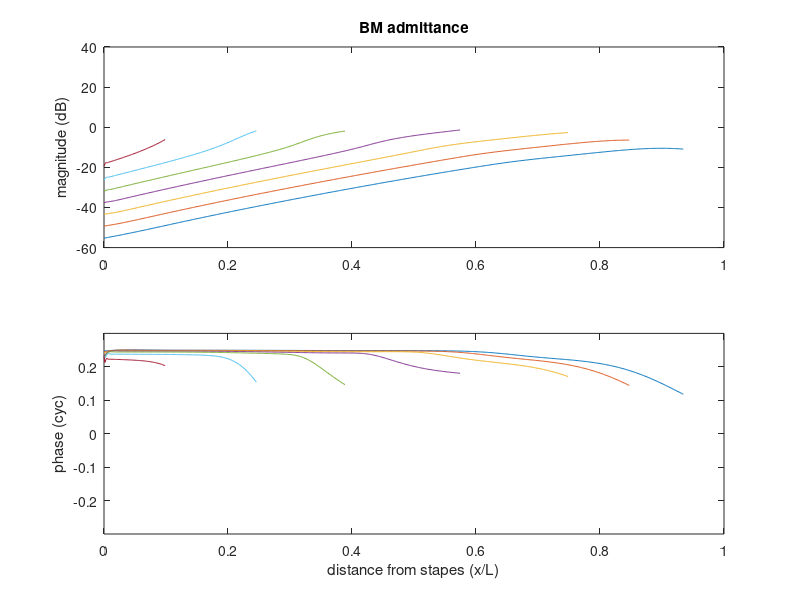
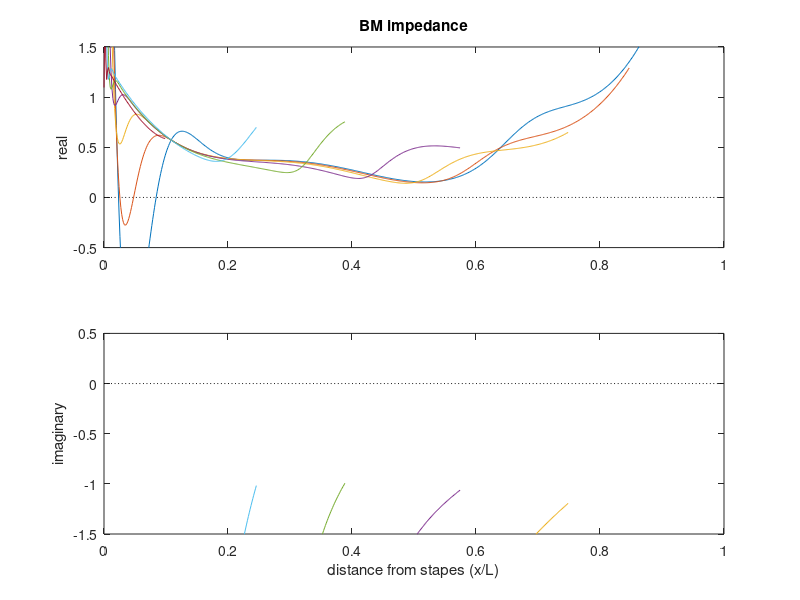
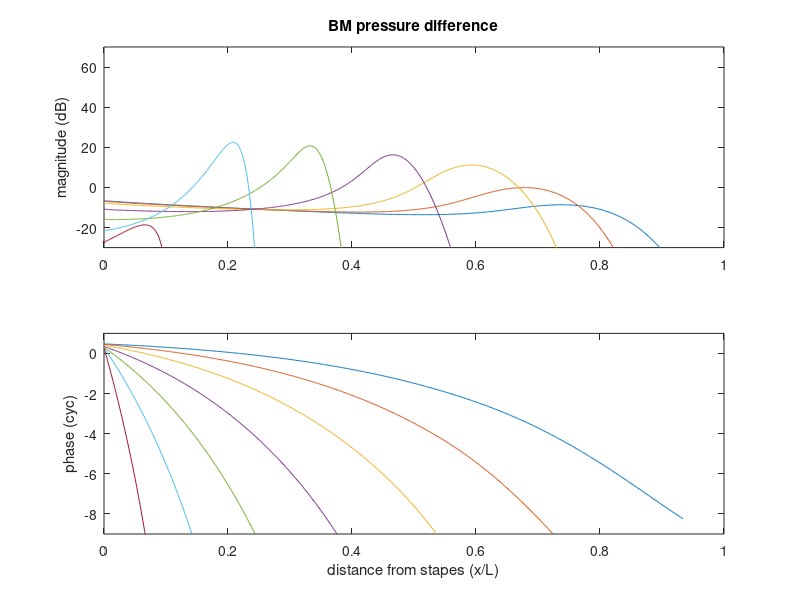
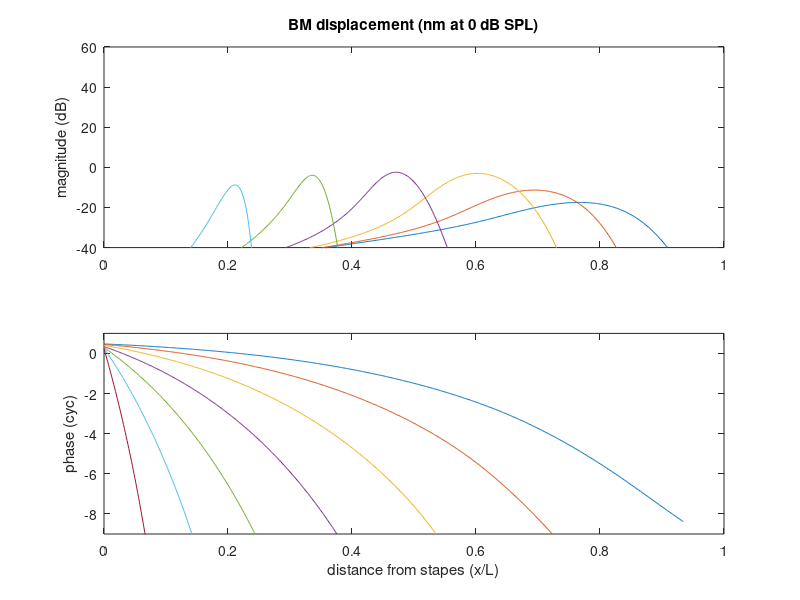

Write MATLAB code to recreate these figures, in order. (Note: this script raises an error after producing the figures.)
% fdm23 - multi-chamber frequency-domain model of cochlea
function fdm23
nch=3;                    % number of channels
pa=modpar23(nch);         % fetch model parameters
flst1=500*2.^(-1:5);      % frequency list 1
flst2=500*2.^(-2:0.1:5);  % frequency list 2
[xpk,mpk,ppk]=pk_tgt(flst1);
report_err(pa,flst1,xpk,mpk,ppk);
[xx,Yb,Pd,Db,Dh]=fdmod23(pa,flst1);
% plot excitation patterns
fdm_plt(flst1,xx,Yb,Pd,Db,Dh,pa.hbt,xpk,mpk,ppk,nch);
% plot tuning curves
[xx,~,~,Db,Dh,Zc,Gf]=fdmod23(pa,flst2);
Ze=midear_imp(pa,flst2,Zc);
midear_plt(8,flst2,Zc,Gf,Ze);
dtc_plt( 9,xx,flst1,flst2,Db,pa,xpk,mpk,ppk,nch,'bm');
dtc_plt(10,xx,flst1,flst2,Dh,pa,xpk,mpk,nch,ppk,'hb');
end

%------------------------------------------------

function fdm_plt(flst,xx,Yp,Pd,Db,Dh,hbt,xpk,mpk,ppk,m)
if (m<1) return; end
Zp=1./Yp;
Hh=Dh./Db;
if (m<3)
    mpxplt(1,xx,Yp,[-100    0],[ -0.3  0.5],'BM admittance');
    rixplt(2,xx,Zp,[-200  200],[-200   200],'BM impedance');
    mpxplt(3,xx,Pd,[ -50   50],[-9     1  ],'BM pressure difference');
    mpxplt(4,xx,Db,[-100    0],[-9     1  ],'BM displacement (nm at 0 dB SPL)');
    mpxplt(5,xx,Dh,[-100    0],[-9     1  ],'HB displacement (nm at 0 dB SPL)');
    mpxplt(6,xx,Hh,[ -35   15],[-0.3   0.3],'HB/BM filter (dB)');
    excpat(7,xx,Dh,[-100    0],[-9     1  ],'excitation pattern',hbt,flst,xpk,mpk,ppk);
else
    mpxplt(1,xx,Yp,[ -60   40],[ -0.3  0.3],'BM admittance');
    rixplt(2,xx,Zp,[-0.5  1.5],[-1.5   0.5],'BM impedance');
    mpxplt(3,xx,Pd,[ -30   70],[-9     1  ],'BM pressure difference');
    mpxplt(4,xx,Db,[ -40   60],[-9     1  ],'BM displacement (nm at 0 dB SPL)');
    mpxplt(5,xx,Dh,[ -40   60],[-9     1  ],'HB displacement (nm at 0 dB SPL)');
    mpxplt(6,xx,Hh,[ -35   15],[-0.5   1  ],'HB/BM filter (dB)');
    excpat(7,xx,Dh,[-100    0],[-9     1  ],'excitation pattern',hbt,flst,xpk,mpk,ppk);
end
drawnow
end

function mpxplt(fig,xx,yy,dblim,phlim,lab)
mg=20*log10(abs(yy));
ph=angle(yy);
[nx,nf]=size(yy);
for k=1:nf
    phk=unwrap(ph(:,k))/(2*pi);
    phr=max(phk)-min(phk);
    if (phr<1.01)
        phc=round((max(phk)+min(phk))/2);
        phk=phk-phc;
    end
    ph(:,k)=phk;
end
ph=ph-repmat(round(ph(2,:)),nx,1);
figure(fig);clf;
subplot(211)
plot(xx,mg)
axis([0 1 dblim])
title(lab)
ylabel('magnitude (dB)');
subplot(212)
plot(xx,ph)
axis([0 1 phlim]);
xlabel('distance from stapes (x/L)');
ylabel('phase (cyc)');
return
end

function rixplt(fig,xx,yy,rlim,ilim,lab)
z=zeros(size(xx));
rp=real(yy);
ip=imag(yy);
ip(isnan(rp))=nan;
figure(fig);clf;
subplot(211)
set(gca,'ColorOrderIndex',1);
plot(xx,z,':k',xx,rp)
axis([0 1 rlim])
title(lab)
ylabel('real');
subplot(212)
set(gca,'ColorOrderIndex',1);
plot(xx,z,':k',xx,ip)
axis([0 1 ilim]);
xlabel('distance from stapes (x/L)');
ylabel('imaginary');
return
end

function excpat(fig,xx,Dh,dblim,phlim,lab,hbt,~,xpk,mpk,ppk)
tpi=2*pi;
[nx,nf]=size(Dh);
db1=20*log10(abs(Dh))-hbt;
ph1=unwrap(angle(Dh))/tpi;
ph1(db1>120)=nan;
ph1=ph1-repmat(round(ph1(2,:)),nx,1);
% find peaks
kk=1:(nx-1);
hbxpk=zeros(1,nf);
hbmpk=zeros(1,nf);
hbppk=zeros(1,nf);
for k=1:length(xpk)
    [~,ix]=max(db1(kk,k));
    hbxpk(k)=(ix-1)/(nx-1);
    hbmpk(k)=db1(ix,k);
    hbppk(k)=ph1(ix,k);
end
% plot
figure(fig);clf;
subplot(211);
plot(xx,db1,xpk,mpk,'o',hbxpk,hbmpk,'k.')
ax=gca;ax.ColorOrderIndex=1;
axis([0 1 dblim])
ylabel('magnitude (dB)')
title(lab);
subplot(212)
ppk(7)=nan;
plot(xx,ph1,xpk,ppk,'o',hbxpk,hbppk,'k.')
axis([0 1 phlim])
xlabel('x/L')
ylabel('phase (cyc)')
write_data('moh24px.txt',[xpk' mpk' ppk']);
write_data('moh24ep.txt',[xx db1 ph1]);
end

%------------------------------------------------

function dtc_plt(fig,xx,flst1,flst2,Dh,pa,xpk,mpk,ppk,m,loc)
if (m<1) return; end
lab='displacement tuning curve';
tuncrv(fig,xx,flst1,flst2,Dh,[-100 20],[-9 1],lab,loc,pa,xpk,mpk,ppk);
end

function tuncrv(fig,xx,flst1,flst2,Dh,dblim,phlim,lab,loc,pa,xpk,mpk,ppk)
hbt=pa.hbt;
lab1=sprintf('nch=%d',pa.m);
lab2=pa.parlab;
flim=[0.2 20];
tpi=2*pi;
fk1=flst1/1000;
fk2=flst2/1000;
nx=length(xx);
ii=round(1+xpk*(nx-1));
nn=length(ii);
db1=20*log10(abs(Dh))-hbt;
ph1=unwrap(angle(Dh))/tpi;
ph1(db1>120)=nan;
ph1=ph1-repmat(round(ph1(2,:)),nx,1);
db2=db1(ii,:);
ph2=ph1(ii,:);
dbpk=ones(1,nn);
phpk=ones(1,nn);
fkpk=ones(1,nn);
for k=1:nn
    [~,kk]=max(db2(k,:));
    dbpk(k)=db2(k,kk);
    phpk(k)=ph2(k,kk);
    fkpk(k)=fk2(kk);
end
figure(fig);clf;
subplot(2,1,1);
semilogx(fk2,db2,fk1,mpk,'ro',fkpk,dbpk,'b.')
ax=gca;ax.ColorOrderIndex=1;
axis([flim dblim])
ylim(dblim)
ylabel('magnitude (dB)')
title([loc ' ' lab]);
text(10,0,lab2)
subplot(2,1,2)
ppk(7)=nan;
semilogx(fk2,ph2,fk1,ppk,'ro',fkpk,phpk,'b.')
axis([flim phlim])
ylim(phlim)
xlabel('frequency')
ylabel('phase (cyc)')
text(0.3,-20,lab1)
drawnow
fn1=sprintf('moh24%spf.txt',loc);
fn2=sprintf('moh24%stc.txt',loc);
write_data(fn1,[fk1' mpk' ppk' fkpk' dbpk' phpk']);
write_data(fn2,[fk2' db2' ph2']);
end

function midear_plt(fig,f,Zc,Gf,Ze)
if (fig==0) return; end
% Ze - middle-ear impedance (Hajicek 2024, ARO)
% Gf - middle-ear forward gain (Puria 2003, JASA)
% Zc - cochlea input impedance (Puria 2003, JASA)
ef=[0.1 0.2 0.5 1 2 5 10];                      % (kHz)
emZe=10^7*[22.8 13.3 6.5 4.8 4.1 4.0 4.9];      % (mks ohm)
emZc=1e9*[8.36 6.28 9.936 10.7 15.7 22.6 19.8]; % (mks ohm)
emGf=[-5.63 -2.77 11.0 16.6 11.7 0.25 -10.7];   % (dB)
%
fk=f/1000;
Zc=Zc*10^5;       % convert ftom cgs to mks
Ze=Ze*10^5;       % convert ftom cgs to mks
if (nargout<1)
    % plot
    figure(fig);clf
    subplot(2,2,1)
    loglog(fk,abs(Ze),ef,emZe);
    xlim([0.1 20])
    ylabel('Ze (mks ohm)')
    title('middle-ear impedance')
    subplot(2,2,2)
    loglog(fk,abs(Zc),ef,emZc);
    xlim([0.1 20])
    ylim([10^9 10^11])
    ylabel('Zc (mks ohm)')
    title('cochlea impedance')
    subplot(2,2,3)
    dbGf=20*log10(abs(Gf));
    semilogx(fk,dbGf,ef,emGf);
    xlim([0.1 20])
    ylim([-40 40])
    xlabel('frequency (Hz)')
    ylabel('Ps / Pe (dB)')
    title('middle-ear gain')
    drawnow
end
end

function Ze=midear_imp(pa,f,Zc)
s=2i*pi*f;
ast=pa.ast;
ama=pa.ama;
aed=pa.aed;
gme=pa.gme;
Zma=s*pa.mma+pa.rma+pa.kma./s;
Zim=pa.rim+pa.kim./s;
Zst=s*pa.mst+pa.rst+pa.kst./s;
Zed=s*pa.med+pa.red+pa.ked./s;
Zii=1./(1./Zim+1./(Zst+ast*Zc));
Zmi=Zma+gme*Zii;
Ze=1./(1./(ama*Zmi)+1./(aed*Zed));
end

%------------------------------------------------

function [xpk,mpk,ppk]=pk_tgt(flst)
xpk= [ 0.80  0.72  0.59  0.47  0.33  0.20  0.05];
mpk=-[18.20  9.70  8.80 15.00 12.30 19.10 59.10];
%ppk=-[10.55 15.52 17.96 20.02 22.08 21.83 13.80];
fpk=500*2.^(-1:5);
ppk=-min(4,12*(fpk/1000).^0.5);
xpk=interp1(fpk,xpk,flst);
mpk=interp1(fpk,mpk,flst);
ppk=interp1(fpk,ppk,flst);
%xpk=xpk+0.05; % add hook ?
end

%------------------------------------------------

function write_data(fn,data)
[nr,nc] = size(data);
fp=fopen(fn,'wt');
fprintf(fp,'; %s\n', fn);
for i=1:nr
    for j=1:nc
        fprintf(fp,' %14.5g',data(i,j));
    end
    fprintf(fp,'\n');
end
fclose(fp);
end

%------------------------------------------------

function report_err(pa,flst,xpk,mpk,ppk)
fprintf('nch=%d nme=%d\n',pa.m,pa.nmev);
if (pa.m<1) return; end
pv=getpar(pa);
ipk=1+round(xpk*(pa.n-1));
err=refdev(pv,pa,flst,ipk,mpk,ppk,0);
fprintf('err=%.4g\n',err)
end

function err=refdev(pv,pa,flst,ipk,mpk,ppk,ot)
err=0;
if (ot==0)
    no=10; ne=10; nq=10;
    io=1:no; ie=(1:ne)+no; iq=(1:nq)+(no+ne);  % pv indices
    mnpv=min(pv(io));
    if (mnpv<2e-6) err=1e9; return; end % minimum mass
    err=err+mean(abs(pv(ie)))*8;        % minimize linear exponents
    err=err+mean(abs(pv(iq)))*8;        % minimize quadratic exponents
    pa=setpar(pa,pv);
    if (pa.gpo>1) err=err+pa.gpo*100; end % limit partition gain < 1
    lr1=log(pa.r1o) + pa.r1e + pa.r1q;
    lm1=log(pa.m1o) + pa.m1e + pa.m1q;
    lrm1=lr1-lm1;
    if (lrm1>14) err=err+lrm1; end % limit tc1
    lr2=log(pa.r2o) + pa.r2e + pa.r2q;
    lm2=log(pa.m2o) + pa.m2e + pa.m2q;
    lrm2=lr2-lm2;
    if (lrm2>14) err=err+lrm2; end % limit tc1
elseif (ot==1)
    if (min(pv(1:2))<0.0005) err=1e9; return; end
    if (pv(1)>1e6)           err=1e9; return; end
    if (pv(2)>1800)          err=1e9; return; end
    pa.kme=pv(1);
    pa.rme=pv(2);
elseif (ot==2)
    if (min(pv(1:2))<1e-6) err=1e9; return; end
    if (max(pv(1:2))>1e4)  err=1e9; return; end
    pa.khe=pv(1);
    pa.rhe=pv(2);
end
% compute fdm
[~,~,~,~,Dh]=fdmod23(pa,flst);
D1=20*log10(abs(Dh))-pa.hbt;
[nx,nf]=size(D1);
dx=round(nx*0.02);
shlst=[0.3 0.3 4 6 6 3 2];
sh=interp1(500*2.^(-1:5),shlst,flst);
err=err*nf;
for k=1:nf
    ii=D1(:,k)>-950;
    if (sum(ii)==0) err=1e6; return; end
    [~,ix]=max(D1(ii,k));
    mx=D1(ix,k);
    ph=unwrap(angle(Dh(ii,k)))/(2*pi);
    err=err+sum(ph>ph(1));                  % positive phase slope ?
    err=err+abs(mx-mpk(k))*2;               % peak
    err=err+abs(ph(ix)-ppk(k))*2;           % phase
    err=err+abs((ix-ipk(k)))*20;            % fp-map
end
err=err/nf;
end

function pv=getpar(pa)
k=0;
k=k+1;pv(k)=pa.k1o;
k=k+1;pv(k)=pa.r1o;
k=k+1;pv(k)=pa.m1o;
k=k+1;pv(k)=pa.k2o;
k=k+1;pv(k)=pa.r2o;
k=k+1;pv(k)=pa.m2o;
k=k+1;pv(k)=pa.k3o;
k=k+1;pv(k)=pa.r3o;
k=k+1;pv(k)=pa.k4o;
k=k+1;pv(k)=pa.aco;
k=k+1;pv(k)=pa.k1e;
k=k+1;pv(k)=pa.r1e;
k=k+1;pv(k)=pa.m1e;
k=k+1;pv(k)=pa.k2e;
k=k+1;pv(k)=pa.r2e;
k=k+1;pv(k)=pa.m2e;
k=k+1;pv(k)=pa.k3e;
k=k+1;pv(k)=pa.r3e;
k=k+1;pv(k)=pa.k4e;
k=k+1;pv(k)=pa.ace;
k=k+1;pv(k)=pa.k1q;
k=k+1;pv(k)=pa.r1q;
k=k+1;pv(k)=pa.m1q;
k=k+1;pv(k)=pa.k2q;
k=k+1;pv(k)=pa.r2q;
k=k+1;pv(k)=pa.m2q;
k=k+1;pv(k)=pa.k3q;
k=k+1;pv(k)=pa.r3q;
k=k+1;pv(k)=pa.k4q;
k=k+1;pv(k)=pa.acq;
end

function pa=setpar(pa,pv)
k=0;
k=k+1;pa.k1o=pv(k);
k=k+1;pa.r1o=pv(k);
k=k+1;pa.m1o=pv(k);
k=k+1;pa.k2o=pv(k);
k=k+1;pa.r2o=pv(k);
k=k+1;pa.m2o=pv(k);
k=k+1;pa.k3o=pv(k);
k=k+1;pa.r3o=pv(k);
k=k+1;pa.k4o=pv(k);
k=k+1;pa.aco=pv(k);
k=k+1;pa.k1e=pv(k);
k=k+1;pa.r1e=pv(k);
k=k+1;pa.m1e=pv(k);
k=k+1;pa.k2e=pv(k);
k=k+1;pa.r2e=pv(k);
k=k+1;pa.m2e=pv(k);
k=k+1;pa.k3e=pv(k);
k=k+1;pa.r3e=pv(k);
k=k+1;pa.k4e=pv(k);
k=k+1;pa.ace=pv(k);
k=k+1;pa.k1q=pv(k);
k=k+1;pa.r1q=pv(k);
k=k+1;pa.m1q=pv(k);
k=k+1;pa.k2q=pv(k);
k=k+1;pa.r2q=pv(k);
k=k+1;pa.m2q=pv(k);
k=k+1;pa.k3q=pv(k);
k=k+1;pa.r3q=pv(k);
k=k+1;pa.k4q=pv(k);
k=k+1;pa.acq=pv(k);
end

%==============================================================

function [xx,Yb,Pd,Db,Dh,Zc,Gf]=fdmod23(pa,flst)
if (pa.m<1)
    xx=linspace(0,1,pa.n);
    Yb=xx;Pd=xx;Db=xx;Dh=xx;
    s=2i*pi*flst;
    Zc=pa.rco+pa.mco*s;
    ast=pa.ast;
    ama=pa.ama;
    gme=pa.gme;
    Zma=s*pa.mma+pa.rma+pa.kma./s;
    Zim=pa.rim+pa.kim./s;
    Zst=s*pa.mst+pa.rst+pa.kst./s;
    Gf=(ama*Zc)./(gme*(Zst+ast*Zc)+Zma.*(Zst+ast*Zc+Zim)./(gme*Zim));
    return;
end
L=pa.xl;
N=pa.n;
ast=pa.ast;
nf=length(flst);
dx=L/(N-1);
nc=length(pa.chsz);
Yb=zeros(N,nf);
Pd=zeros(N,nf);
Db=zeros(N,nf);
Dh=zeros(N,nf);
Zc=zeros(1,nf);
% loop over frequencies
for k=1:nf
    f=flst(k);
    s=2i*pi*f;
    srd=s*pa.rho*dx;
    [a,q,x,y,D]=mxfill(f,pa);    % initialize arrays
    p=mxsolve(a,q);
    [pd,yb,dd]=p_dif(p,y,f,D);
    [pd,yb,dd]=p_nan(pd,yb,dd);  % restrict plotting range
    Pd(:,k)=pd;
    Yb(:,k)=yb;
    Db(:,k)=dd(:,1);
    Dh(:,k)=dd(:,2);
    Vs=(p(nc,2)-p(nc,1))/srd;    % stapes linear velocity
    Zc(k)=p(nc,1)/(ast*Vs);      % cochlear impedance
end
xx=x/pa.xl;
Gf=Pd(1,:);
end

%--------------------------------------------------------------

function [a,q,x,y,D]=mxfill(f,pa)
% local parameter values
chsz=pa.chsz;
chsz=chsz*2/sum(chsz); % normalize channel sizes;
n=pa.n;
xl=pa.xl; rho=pa.rho; g=pa.gam;
% useful constructs
s=2i*pi*f;
dx=xl/(n-1);
srd=s*rho*dx;
% compute admittance for all x
x=transpose(linspace(0,xl,n));
[z1,z2,zh,za,ac,gh,bw]=imped(x,s,pa);
m=length(pa.chsz);
A=zeros(n,m);
Y=zeros(n,m,m);
a=zeros(3,m,m,n);
y=zeros(n,m,m);
% initialize apex
Zh=pa.khe/s+pa.rhe+pa.mhe*s;
z1(n)=Zh;z2(n)=1e-6;zh(n)=1e-6;za(n)=0;
% initialize partition admittance
zg=g*za;
zk=zeros(m,m);
if (m==1)
    D=1;                            % select PD
    B=2;                            % basal BC
elseif (m==2)
    D=[1 -1;0 0];                   % select PD
    B=[-1;1];                       % basal BC
elseif (m==3)
    D=[1 0 -1;0 [1 -1]; 0 0 0];     % select PD
    B=[-1;0;1];                     % basal BC
end
for k=1:n
    A(k,:)=ac(k)*chsz;
    if (m==1)
        hh=gh(k)*z2(k)/(z2(k)+zh(k));
        zk(1)=z1(k)+(gh(k)*zh(k)-zg(k))*hh;
    elseif (m==2)
        hh=gh(k)*z2(k)/(z2(k)+zh(k));
        zk(1,1)=z1(k)+(gh(k)*zh(k)-zg(k))*hh;
    elseif (m==3)
        zk(1,1:2)=[z1(k)  gh(k)*zh(k)-zg(k)]; 
        zk(2,1:2)=[z2(k)  -(zh(k)+z2(k))];
    end
    zk(m,:)=1; % conserve fluid volume
    Y(k,:,:)=zk\D;
    if (m==1)
        y(k,1,1)=1/zk(1,1);   % select Ybm 
        y(k,2,:)=hh*y(k,1,:); % select Yhb
    elseif (m==2)
        y(k,1,1)=1/zk(1,1);   % select Ybm 
        y(k,2,:)=hh*y(k,1,:); % select Yhb
    elseif (m==3)
        y(k,:,:)=inv(zk);     % select Ybm & Yhb
    end
end
% initialize block-tridiagonal matrix a
for k=2:(n-1)
    A0=diag(A(k,:));
    A1=diag(A(k+1,:));
    yr=bw(k)*dx*squeeze(Y(k,:,:));
    a(1,:,:,k)=-A0;
    a(2,:,:,k)=A0+A1+srd*yr;
    a(3,:,:,k)=-A1;
end
% fill matrix
A1=2*diag(A(1,:));
A2=-A1;
An=diag(A(n,:));
a(1,:,:,1)=zeros(m,m);
a(2,:,:,1)=A1;
a(3,:,:,1)=A2;
a(1,:,:,n)=-An;
a(2,:,:,n)=An;
a(3,:,:,n)=zeros(m,m);
% middle-ear boundary conditions
[alfx,qst]=midear(f,pa);
alfx=alfx*1e-7;
a(2,:,:,1)=A1*(1+alfx);
a(3,:,:,1)=A2*( -alfx);
% initialize q
q=zeros(m,n);
q(:,1)=qst*B;
end % return

function [z1,z2,z3,z4,ac,gh,bw]=imped(x,s,pa)
x=x.*(1+(pa.xtap*x).^pa.xtex);
q=x.^2;
k1=pa.k1o*exp(pa.k1e*x+pa.k1q*q);
r1=pa.r1o*exp(pa.r1e*x+pa.r1q*q);
m1=pa.m1o*exp(pa.m1e*x+pa.m1q*q);
k2=pa.k2o*exp(pa.k2e*x+pa.k2q*q);
r2=pa.r2o*exp(pa.r2e*x+pa.r2q*q);
m2=pa.m2o*exp(pa.m2e*x+pa.m2q*q);
k3=pa.k3o*exp(pa.k3e*x+pa.k3q*q);
r3=pa.r3o*exp(pa.r3e*x+pa.r3q*q);
k4=pa.k4o*exp(pa.k4e*x+pa.k4q*q);
r4=pa.r4o*exp(pa.r4e*x+pa.r4q*q);
z1=k1/s+r1+m1*s;
z2=k2/s+r2+m2*s;
z3=k3/s+r3;
z4=k4/s+r4;
ac=pa.aco*exp(pa.ace*x+pa.acq*q);
gh=pa.gpo*exp(pa.gpe*x+pa.gpq*q);
bw=pa.bwo*exp(pa.bwe*x+pa.bwq*q);
end

function [alfx,qst]=midear(f,pa)
% middle-ear impedances
s=2i*pi*f(:);
dx=pa.xl/(pa.n-1);
srd=s*pa.rho*dx;
ast=pa.ast;
ama=pa.ama;
gme=pa.gme;
if(pa.nmev==1)
    Zme=pa.mme*s+pa.rme+pa.kme./s;
    alfx=(Zme)./(srd*ast);
    qst =(ama/gme)/ast;
else
    Zma=s*pa.mma+pa.rma+pa.kma./s;
    Zim=pa.rim+pa.kim./s;
    Zst=s*pa.mst+pa.rst+pa.kst./s;
    gim=Zim./(Zma+pa.gme^2*Zim);
    alfx=(Zst+Zma.*gim)/(srd*ast)/1000; % <-- why ??
    qst =(ama*gme*gim)/50; % <-- why ??
end
end

function p=mxsolve(a,q)
% solve tri-diagnonal block matrix equation
n=length(q);
% work down from top
b=squeeze(a(2,:,:,1));
a(3,:,:,1)=b\squeeze(a(3,:,:,1));
q(:,1)=b\q(:,1);
for k=2:n
   c=squeeze(a(1,:,:,k))*squeeze(a(3,:,:,k-1));
   p=squeeze(a(1,:,:,k))*q(:,k-1);
   b=squeeze(a(2,:,:,k))-c;
   a(3,:,:,k)=b\squeeze(a(3,:,:,k));
   q(:,k)=b\(q(:,k)-p);   
end
% work up from bottom
for k=(n-1):-1:1
   q(:,k)=q(:,k)-squeeze(a(3,:,:,k))*q(:,k+1);
end
p=q;
end

function [pd,yd,dd]=p_dif(p,y,f,D)
pref=2.848e-4; % dB SPL pressure reference (dyn/cm^2)
dref=1e-7;     % 1-nm displacement reference (cm)
n=size(p,2);
pd=zeros(n,1);
yd=zeros(n,1);
vd=zeros(n,2);
for k=1:n
   pk=D*p(:,k);
   yk=squeeze(y(k,:,:));
   vk=yk*pk;
   vd(k,:)=vk(1:2)*(pref/dref); % BM,HB velocity
   pd(k)=pk(1);                 % ST-SV pressure difference
   yd(k)=vk(1)/pd(k);           % BM admittance
end
dd=vd./(2i*pi*f);               % BM,HB displacement
end

function [pd,yd,dd]=p_nan(pd,yd,dd)
% use nan to restrict plotted range
n=length(pd);
for k=1:n
   if(abs(pd(k,1))<0.005)   
      ii=k:n;
      pd(ii,:)=nan;
      yd(ii,:)=nan;
      dd(ii,:)=nan;
      break;
   end
end
end

%==============================================================

function pa=modpar23(nch)
% chamber sizes
if (nch==1)
    exit(' single-chamber model not implemented.')
elseif (nch==3)
    pa=modpar24c3;
else
    pa=par_CEL16;
    %pa.gam=0.8;
end
pa.m=nch;             % number of fluid chambers
pa.xp=1;              % length of excitation pattern
end

%--------------------------------------------------------------

function pa=modpar24c3
pa.parlab='cel24c3';
pa.chsz=[0.9 0.1 1];           % three-chamber sizes
pa.gam = 1;                    % NDR multiplier
pa.n = 701;                    % number of points along BM
pa.xl = 3.5;                   % scala length
pa.yw = 0.1;                   % scala width
pa.zh = 0.1;                   % scala height
pa.rho = 1;                    % fluid density
pa.isv = [562 486 408 325 235 138 34]; % BM locations to save
pa.bwo = 0.05; pa.bwe = 0; pa.bwq = 0; % BM width
pa.gpo = 1.00; pa.gpe = 0; pa.gpq = 0; % partition gain (HB re BM)
pa.xtap=0; pa.xtex=6;
pa.hbt=0; pa.xp=1;
pa.khe=0.0001; pa.rhe=0.0001; pa.mhe=0.01;
% middle-ear parameters
pa.nmev=4; pa.kme=0.1; pa.rme=400; pa.mme=0.1;
pa.acp=0.5; pa.adi=0.2; pa.aed=0.5; pa.ama=0.5; pa.ast=0.03;
pa.cep=2700;  pa.rep=29.16; pa.mevgn=1.262; pa.stim=3;
pa.mcp=0.0002; pa.rcp=0.1; pa.kcp=2200; pa.rfz=0.01;
pa.mdi=0.005;  pa.rdi=100;  pa.kdi=7.7e+06;
pa.mrw=5e-3; pa.rrw=20; pa.krw=1.5e5; pa.arw=0.0625;
pa.mco=3; pa.rco=1e5;  pa.gme=0.5;
pa.kma=3e+06;  pa.rma=8000;  pa.mma=0.85;
pa.ked=7.04632e+06;  pa.red=200;  pa.med=0.02;
pa.kst=4.66022e+06;  pa.rst=8140.1;  pa.mst=0.89833;
pa.kim=3e+08;  pa.rim=28508.7; % nch=0 nme=4
% ---- parfit ----
pa.k1o=1.01219e+06;
pa.r1o=0.229798;
pa.m1o=2.58042e-05;
pa.k2o=302.994;
pa.r2o=30.4705;
pa.m2o=5.69822e-06;
pa.k3o=915257;
pa.r3o=0.00262073;
pa.k4o=237762;
pa.r4o=0;
pa.aco=0.0433444;
pa.gpo=0.493317;
pa.k1e=-2.4542;
pa.r1e=2.8997;
pa.m1e=-0.0202;
pa.k2e=-0.3602;
pa.r2e=-1.6061;
pa.m2e=-2.4805;
pa.k3e=-1.9948;
pa.r3e=2.3778;
pa.k4e=0.0000;
pa.r4e=0.0000;
pa.ace=0.0000;
pa.gpe=0.0000;
pa.k1q=0.222449;
pa.r1q=-1.304013;
pa.m1q=-0.056076;
pa.k2q=-0.031026;
pa.r2q=0.607868;
pa.m2q=0.195625;
pa.k3q=-0.000042;
pa.r3q=-0.003633;
pa.k4q=-0.801839;
pa.r4q=0.000000;
pa.acq=0.000000;
pa.gpq=0.000034;
pa.hbt=0.0000;
end
